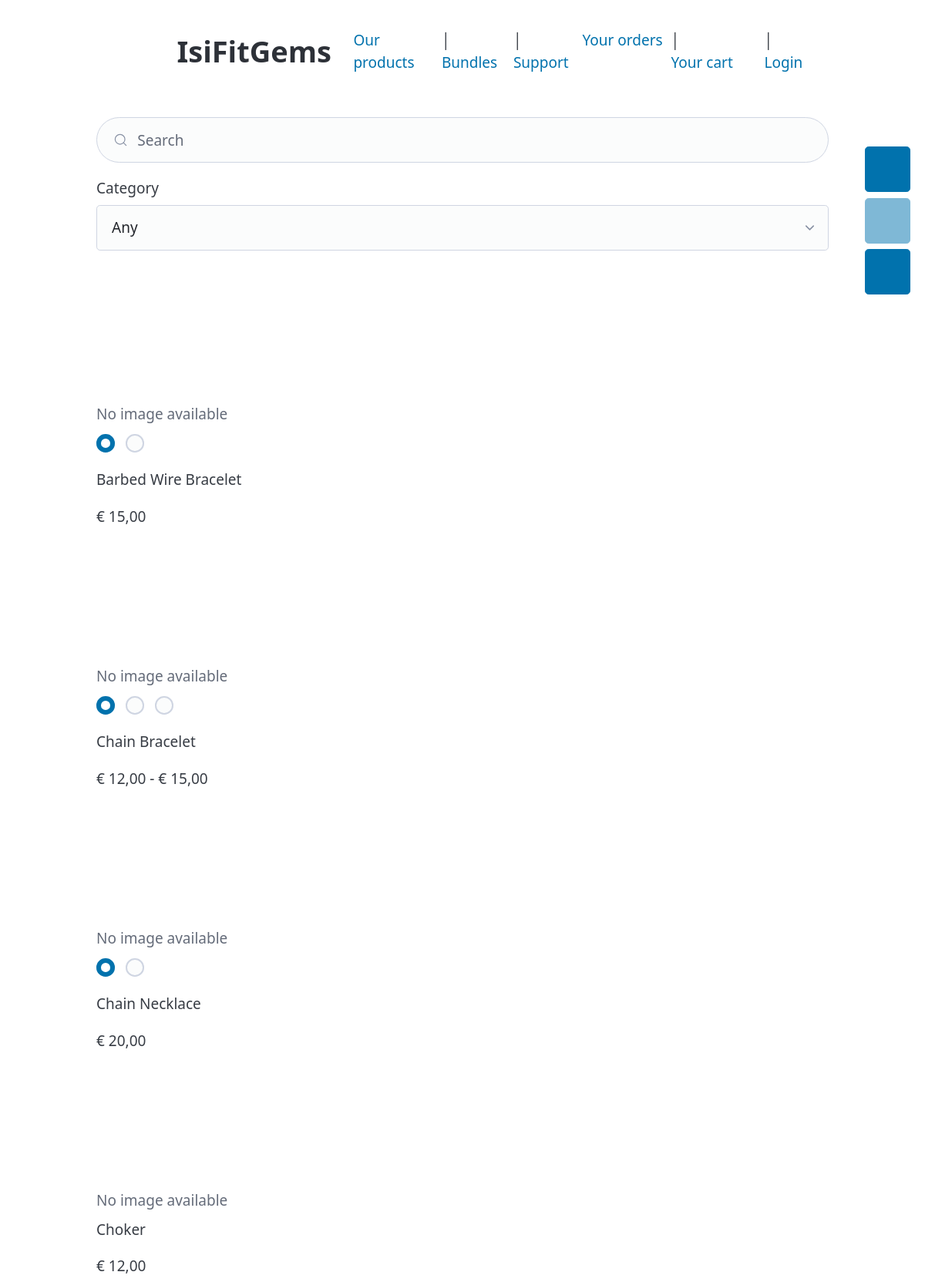
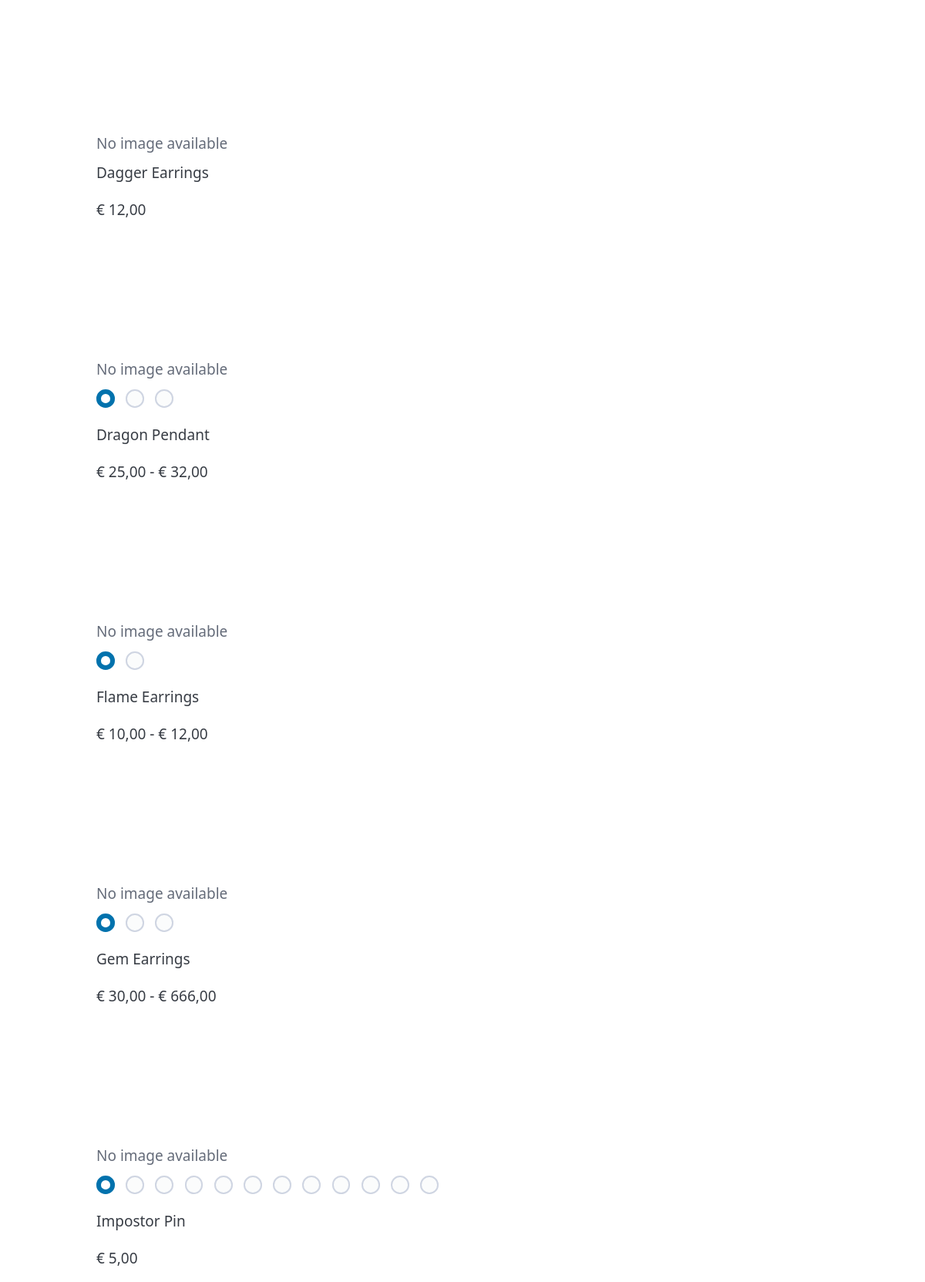
The app's page /shop/index.php (upper part) with its own data (2 pictures, top to bottom).
### tables this page shows
create table product_variant (
    base varchar(255),
    code_suffix varchar(255),
    ordinal smallint not null,
    display_name varchar(255) not null,
    color char(6) not null,
    price_override decimal(10, 2) null default null,
    constraint primary key (base, code_suffix),
    constraint foreign key (base) references product_base(code_name) on update cascade on delete cascade
);

create table product_base (
    code_name varchar(255),
    category varchar(255) not null,
    display_name varchar(255) not null,
    short_description varchar(255) not null,
    price_base decimal(10, 2),
    standalone boolean not null,
    constraint primary key (code_name),
    constraint foreign key (category) references category(code_name) on update cascade on delete restrict
);

### shop/index.php (called while the page is built, shortened)
<?php
require_once '../components/base.php';
?>

### util/db.php (called while the page is built, shortened)
<?php
require_once __DIR__ . "/../classes/Database.php";
if (SETTINGS['hosted-locally']) {
    $servername = 'localhost';
    $username = 'root';
    $password = '';
    $dbname = 'isifitgems';
} else {
}
$database = new Database($servername, $username, $password, $dbname);

### classes/Database.php (called while the page is built, shortened)
<?php
class Database {
    private $db;
    public function __construct(string $host, string $username, string $password, string $dbname) {
        $this->db = new mysqli($host, $username, $password, $dbname);
    }
    public function find(string $table, array $custom_columns = [], array $joins = [], array $filters = [], array $options = []): array {
        $sql = sprintf(
            "SELECT %s * %s FROM %s %s %s %s %s %s",
            $options['distinct'] ?? false ? 'DISTINCT' : '',
            $this->build_custom_columns($custom_columns),
            $table,
            $this->build_join_clause($joins),
            $this->build_where_clause($filters),
            $this->build_group_by_clause($options['group_by'] ?? ''),
            $this->build_order_by_clause($options['order_by'] ?? []),
            isset($options['limit']) ? 'LIMIT ' . intval($options['limit']) : '',
            isset($options['offset']) ? 'OFFSET ' . intval($options['offset']) : ''
        );
        $stmt = $this->prepare_statement($sql, $filters);
        $stmt->execute();
        $results = $stmt->get_result();
        return $this->alias_duplicate_columns($results);
    }
    private function alias_duplicate_columns(object $results): array {
        $has_dupes = [];
        $fields = [];
        while ($field = $results->fetch_field()) {
            $field_name = $field->name;
            if (!array_key_exists($field_name, $has_dupes)) {
                $has_dupes[$field_name] = false;
            } else {
                $has_dupes[$field_name] = true;
            }
            $fields[] = $field;
        }
        $aliased_names = [];
        foreach ($fields as $field) {
            $field_name = $field->name;
            $field_table = $field->table;
            if ($has_dupes[$field_name]) {
                $aliased_names[] = "$field_table.$field_name";
            } else {
                $aliased_names[] = $field_name;
            }
        }
        $parsed_results = [];
        while ($row = $results->fetch_row()) {
            $aliased_row = [];
            foreach ($row as $index => $value) {
                $aliased_row[$aliased_names[$index]] = $value;
            }
            $parsed_results[] = $aliased_row;
        }
        return $parsed_results;
    }
    private function build_custom_columns(array $custom_columns): string {
        if (empty($custom_columns)) {
            return '';
        }
        $custom_select = [];
        return ', ' . implode(', ', $custom_select);
    }
    private function build_where_clause(array $filters): string {
        if (empty($filters)) {
            return '';
        }
        $conditions = [];
        foreach ($filters as $key => $value) {
            if (is_array($value)) {
                $placeholders = implode(', ', array_fill(0, count($value), '?'));
                $conditions[] = "$key IN ($placeholders)";
            } else if (is_string($value)) {
                if (strpos($value, '%') !== false) {
                    $conditions[] = "$key LIKE ?";
                } else {
                    $conditions[] = "$key = ?";
                }
            } else {
                if (preg_match('/^(>|\<|!=)$/', $value)) {
                    $operator = substr($value, 0, 2);
                    $conditions[] = "$key $operator ?";
                } else {
                    $conditions[] = "$key = ?";
                }
            }
        }
        return 'WHERE ' . implode(' AND ', $conditions);
    }
    private function build_join_clause(array $joins): string {
        if (empty($joins)) {
            return '';
        }
        return implode(' ', array_map(function ($join) {
            $type = strtoupper($join['type'] ?? 'INNER');
            $table = $join['table'];
            if (isset($join['using'])) {
                return "$type JOIN $table USING ({$join['using']})";
            } else if (isset($join['on'])) {
                return "$type JOIN $table ON {$join['on']}";
            }
            die('Join must specify either \'on\' or \'using\'.');
        }, $joins));
    }
    private function build_group_by_clause(string $group_by): string {
        if (empty($group_by)) {
            return '';
        }
        return 'GROUP BY ' . $group_by;
    }
    private function build_order_by_clause(array $order_by): string {
        if (empty($order_by)) {
            return '';
        }
        return 'ORDER BY ' . implode(', ', array_map(fn($col, $dir) => "$col " . strtoupper($dir), array_keys($order_by), $order_by));
    }
    private function prepare_statement(string $sql, array $params): object {
        $stmt = $this->db->prepare($sql);
        if (!empty($params)) {
            $getType = function($param) {
                if (is_array($param)) {
                    return implode('', array_map(function($p) {
                        return is_int($p) ? 'i' : (is_float($p) ? 'd' : 's');
                    }, $param));
                }
                return is_int($param) ? 'i' : (is_float($param) ? 'd' : 's');
            };
            $types = implode('', array_map($getType, $params));
            $values = [];
            array_walk_recursive($params, function($v) use (&$values) { $values[] = $v; });
            $stmt->bind_param($types, ...$values);
        }
        return $stmt;
    }
}
?>

### classes/Product.php (called while the page is built, shortened)
<?php
require_once __DIR__ . "/../util/db.php";
require_once __DIR__ . "/ProductBase.php";
class Product {
    public function __construct(ProductBase $base, ?ProductVariant $variant = null) {
        $this->base = $base;
    }
    public static function from(string $base_code_name, ?string $variant_code_suffix = null): Product {
        return new Product(new ProductBase($base_code_name), $variant_code_suffix === null ? null : new ProductVariant($variant_code_suffix));
    }
    public static function fetch_products(?string $search = null, ?string $category = null): array {
        global $database;
        $filters = ['standalone' => true];
        $products_result = $database->find(
            table: 'product_base',
            joins: [
                [
                    'type' => 'INNER',
                    'table' => 'price_range',
                    'on' => 'price_range.base = code_name',
                ],
                [
                    'type' => 'LEFT',
                    'table' => 'product_variant',
                    'on' => 'product_variant.base = code_name',
                ]
            ],
            filters: $filters,
            options: ['order_by' => ['code_name' => 'ASC', 'ordinal' => 'ASC']]
        );
        $products = [];
        foreach ($products_result as $products_row) {
            if (!array_key_exists($products_row['code_name'], $products)) {
                $product = $products[$products_row['code_name']] = Product::from($products_row['code_name'], $products_row['code_suffix']);
                $product->base->display_name = $products_row['product_base.display_name'];
                $product->base->price_min = $products_row['min_price'];
            } else {
                $product = $products[$products_row['code_name']];
                $variant_product = new Product($product->base, new ProductVariant($products_row['code_suffix']));
            }
            if (!$products_row['code_suffix']) {
                continue;
            }
        }
        return $products;
    }
}
?>

### classes/ProductBase.php (called while the page is built, shortened)
<?php
class ProductBase {
    public function __construct(string $code_name) {
        $this->code_name = $code_name;
    }
}
?>

### util/format.php (called while the page is built, shortened)
<?php
function format_price(float $price, bool $include_euro_symbol = true): string {
    return ($include_euro_symbol ? '&euro; ' : '') . number_format($price, 2, decimal_separator: ",", thousands_separator: ".");
}
function format_price_range(ProductBase $product): string {
    return (
        $product->price_max == $product->price_min
        ? format_price($product->price_min)
        : format_price($product->price_min) . ' - ' . format_price($product->price_max)
    );
}
function format_product_code(ProductBase $product): string {
    return str_replace('_', '-', $product->code_name);
}
?>

### shop/products.php (the view, shortened to what this page needs)
<?php
require_once '../classes/Category.php';
require_once '../classes/Product.php';
require_once '../util/format.php';
$products = Product::fetch_products($_GET['search'] ?? null, $_GET['category'] ?? null);
?>
        <main>
            <fieldset>
                <input id="search" type="search" name="search" placeholder="Search"<?php if (isset($_GET['search'])): ?> value="<?= $_GET['search'] ?>"<?php endif ?>>
                <label for="category">Category</label>
                <select id="category" name="category">
                    <option value=""<?php if (!isset($_GET['category'])): ?> selected="selected"<?php endif ?>>Any</option>
                </select>
            </fieldset>
<?php if (empty($products)): ?>
            <p>No results</p>
<?php else: ?>
            <ul>
<?php foreach ($products as $product): ?>
                <li data-product="<?= $product->base->code_name ?>" data-link="product?<?= $product->to_url_params() ?>" tabindex="0">
<?php if ($product->thumbnail() !== null): ?>
                    <img src="<?= $product->thumbnail()->file ?>" loading="lazy" alt="<?= $product->thumbnail()->alt_text ?>">
<?php else: ?>
                    <figure>
                        <svg xmlns="http://www.w3.org/2000/svg" version="1.1" aria-label="">
                            <use href="assets/nothing.svg#nothing"></use>
                        </svg>
                        <figcaption>No image available</figcaption>
                    </figure>
<?php endif ?>
<?php if (!empty($product->base->variants)): ?>
                    <fieldset>
<?php foreach ($product->base->variants as $variant): ?>
                        <input id="<?= format_full_code($variant) ?>" type="radio" name="<?= format_product_code($product->base) ?>-variant" <?= $variant->to_radio_attributes(selected_suffix: $product->base->variants[0]->variant->code_suffix) ?>>
<?php endforeach ?>
                    </fieldset>
<?php endif ?>
                    <p><?= $product->base->display_name ?></p>
                    <p><?= format_price_range($product->base) ?></p>
                </li>
<?php endforeach ?>
            </ul>
<?php endif ?>
        </main>

### records on screen
product_variant: code_suffix "No image available", display_name "Barbed Wire Bracelet", base "€ 15,00"
product_variant: code_suffix "No image available", display_name "Chain Bracelet", base "€ 12,00 - € 15,00"
product_variant: code_suffix "No image available", display_name "Chain Necklace", base "€ 20,00"
product_base: shows "No image available", display_name "Choker", base "€ 12,00"
product_base: shows "No image available", display_name "Dagger Earrings", base "€ 12,00"
product_variant: code_suffix "No image available", display_name "Dragon Pendant", base "€ 25,00 - € 32,00"
product_variant: code_suffix "No image available", display_name "Flame Earrings", base "€ 10,00 - € 12,00"
product_variant: display_name "Gem Earrings", base "€ 30,00 - € 666,00"
product_variant: base.display_name "Impostor Pin"
product_variant: ordinal "€ 5,00"
